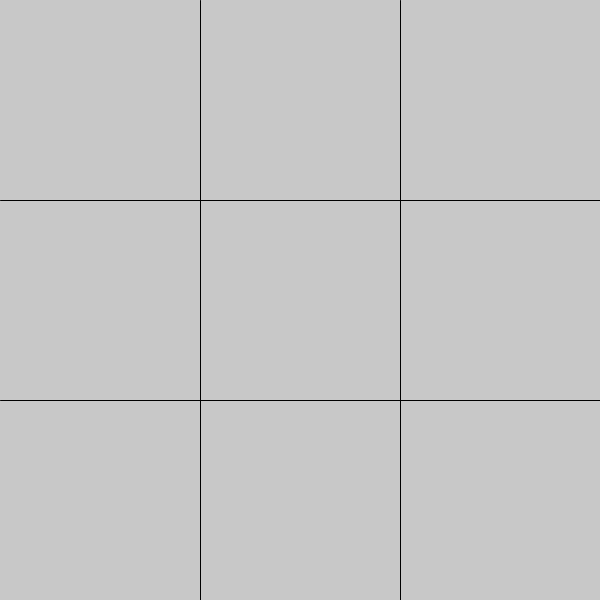
Frame 1 (no input)
Frame 60 (the mouse pressed at the canvas centre just before this capture): identical to frame 1, image omitted
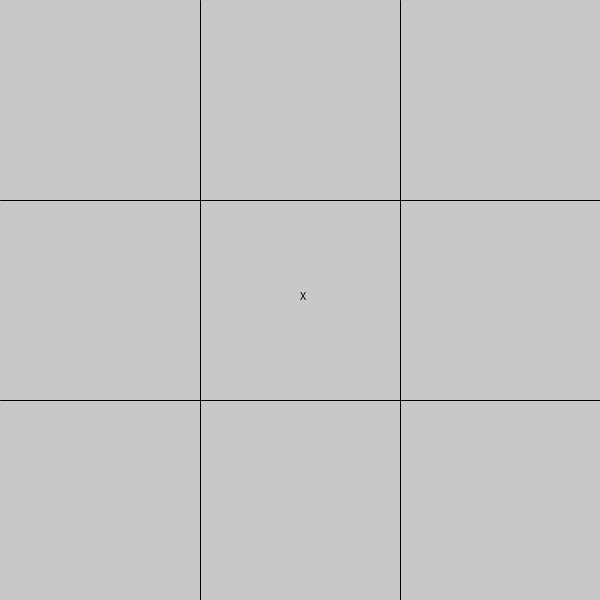
Frame 120 (the mouse held since frame 60 and released just before this capture)

The Processing sketch that drew these frames (run headless with seeded random() and noise(); from frame 60 on, the mouse is pressed at the canvas centre):

// Processing sketch: tick_tack_toe
// ── tick_tack_toe.pde
String[] board;
int turn =0;
boolean run = true;
void setup(){
  size(600, 600);
  board = new String[9];
  for(int i=0; i<9; i++){
     board[i] = "";
  }
  AIturn();
}
void draw(){
  fill(255);
  background(200);
  for(int i=1; i<3; i++){
    
    line(i*width/3, 0, i*width/3, height); 
    line(0, i*height/3, width, i*height/3); 
  }
  for(int x=0; x<3; x++){
    for(int y=0; y<3; y++){
      fill(0);
      //text(x*3+y, x*width/3+width/6, y*height/3+height/6);
      text(board[x*3+y], x*width/3+width/6, y*height/3+height/6);
    }
  }
  
  
  
}
boolean Win(){
  boolean result = false;
  
  if(board[0]==board[3] && board[3]==board[6] && board[6] !="")
    result = true;
  else if(board[1]==board[3] && board[3]==board[7] && board[7] !="")
    result = true;
  else if(board[2]==board[5] && board[5]==board[8] && board[8] !="")
    result = true;
  else if(board[0]==board[1] && board[1]==board[2] && board[2] !="")
    result = true;
  else if(board[3]==board[4] && board[4]==board[5] && board[5] !="")
    result = true;
  else if(board[6]==board[7] && board[7]==board[8] && board[8] !="")
    result = true;
  else if(board[0]==board[4] && board[4]==board[8] && board[8] !="")
    result = true;
  else if(board[2]==board[4] && board[4]==board[6] && board[6] !="")
    result = true;
  if(result)
    run = false;
    
  return result;
}

void mousePressed(){
  if(run){
    for(int x=0; x<3; x++){
     for(int y=0; y<3; y++){
       if(mouseX > x*width/3 && mouseX < (x+1)*width/3){
         if(mouseY > y*height/3 && mouseY < (y+1)*width/3){
           if(board[x*3+y] ==""){
             if(turn%2==0)
               board[x*3+y] = "X";
             else
               board[x*3+y] = "O";
             if(Win())
               println("winner is player", turn%2+1);
             else
               turn++;
           }
         }
       }
     }
    }
  }
}

void AIturn(){
  float bestScore = 0;
  float bestIndex = -1;
  
  for(int i=0; i<board.length; i++){
    float score =0;
    println((i), (i)/3);
/** 1 2 3
    4 5 6
    7 8 9 **/
    if(i%3==0){
      
    }
    else if(i%3==1){
      if(board[i-1] =="O")
        score++;
      if(board[i+1] =="O")
        score++;
      if(i/3==1){
        if(board[i-4] =="O")
          score++;
        if(board[i+4] =="O")
          score++;
      }
    }
    else if(i%3==2){
      
    }
  }
}
